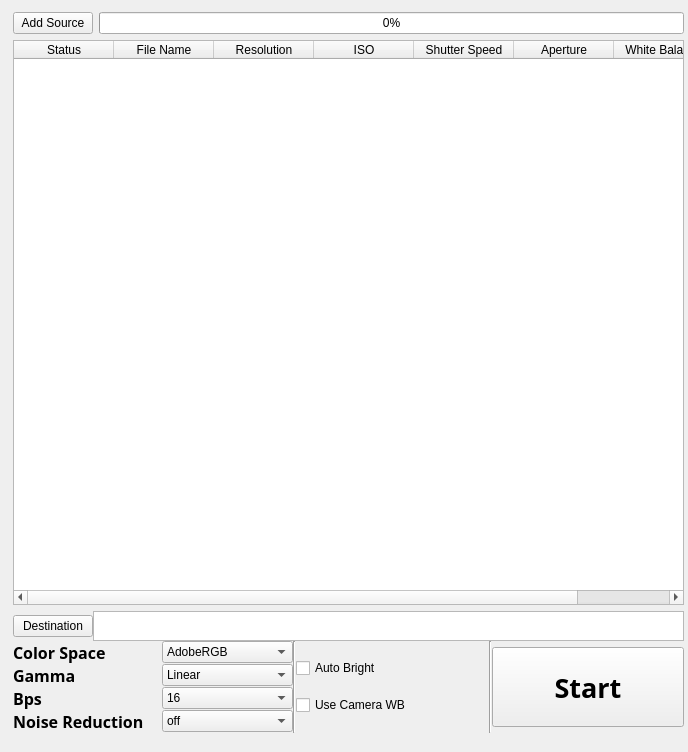
<?xml version="1.0" encoding="UTF-8"?>
<ui version="4.0">
 <class>MainWindow</class>
 <widget class="QWidget" name="MainWindow">
  <property name="geometry">
   <rect>
    <x>0</x>
    <y>0</y>
    <width>688</width>
    <height>752</height>
   </rect>
  </property>
  <property name="windowTitle">
   <string>UltraRawConverter-0.0.2-Beta</string>
  </property>
  <widget class="QWidget" name="">
   <property name="geometry">
    <rect>
     <x>13</x>
     <y>12</y>
     <width>671</width>
     <height>721</height>
    </rect>
   </property>
   <layout class="QVBoxLayout" name="verticalLayout_4" stretch="100,0">
    <item>
     <layout class="QVBoxLayout" name="verticalLayout_3">
      <item>
       <layout class="QHBoxLayout" name="horizontalLayout_3">
        <item>
         <widget class="QPushButton" name="pushButton_AddSource">
          <property name="text">
           <string>Add Source</string>
          </property>
         </widget>
        </item>
        <item>
         <widget class="QProgressBar" name="progressBar">
          <property name="value">
           <number>0</number>
          </property>
         </widget>
        </item>
       </layout>
      </item>
      <item>
       <widget class="QTableWidget" name="tableWidget">
        <column>
         <property name="text">
          <string>Status</string>
         </property>
         <property name="textAlignment">
          <set>AlignCenter</set>
         </property>
        </column>
        <column>
         <property name="text">
          <string>File Name</string>
         </property>
         <property name="textAlignment">
          <set>AlignCenter</set>
         </property>
        </column>
        <column>
         <property name="text">
          <string>Resolution</string>
         </property>
         <property name="textAlignment">
          <set>AlignCenter</set>
         </property>
        </column>
        <column>
         <property name="text">
          <string>ISO</string>
         </property>
         <property name="textAlignment">
          <set>AlignCenter</set>
         </property>
        </column>
        <column>
         <property name="text">
          <string>Shutter Speed</string>
         </property>
         <property name="textAlignment">
          <set>AlignCenter</set>
         </property>
        </column>
        <column>
         <property name="text">
          <string>Aperture</string>
         </property>
         <property name="textAlignment">
          <set>AlignCenter</set>
         </property>
        </column>
        <column>
         <property name="text">
          <string>White Balance</string>
         </property>
         <property name="font">
          <font>
           <kerning>true</kerning>
          </font>
         </property>
         <property name="textAlignment">
          <set>AlignCenter</set>
         </property>
        </column>
       </widget>
      </item>
     </layout>
    </item>
    <item>
     <layout class="QVBoxLayout" name="verticalLayout_2">
      <property name="spacing">
       <number>0</number>
      </property>
      <item>
       <layout class="QHBoxLayout" name="horizontalLayout">
        <item>
         <widget class="QPushButton" name="pushButton_Destination">
          <property name="text">
           <string>Destination</string>
          </property>
         </widget>
        </item>
        <item>
         <widget class="QTextBrowser" name="textBrowser_Destination">
          <property name="maximumSize">
           <size>
            <width>16777215</width>
            <height>30</height>
           </size>
          </property>
         </widget>
        </item>
       </layout>
      </item>
      <item>
       <layout class="QHBoxLayout" name="horizontalLayout_2">
        <item>
         <layout class="QGridLayout" name="gridLayout">
          <property name="horizontalSpacing">
           <number>18</number>
          </property>
          <item row="2" column="0">
           <widget class="QLabel" name="label_Bps">
            <property name="font">
             <font>
              <family>DIN Condensed</family>
              <pointsize>12</pointsize>
              <weight>75</weight>
              <bold>true</bold>
             </font>
            </property>
            <property name="text">
             <string>Bps</string>
            </property>
           </widget>
          </item>
          <item row="2" column="1">
           <widget class="QComboBox" name="comboBox_Bps">
            <item>
             <property name="text">
              <string>16</string>
             </property>
            </item>
            <item>
             <property name="text">
              <string>8</string>
             </property>
            </item>
           </widget>
          </item>
          <item row="0" column="0">
           <widget class="QLabel" name="label_ColorSpace">
            <property name="font">
             <font>
              <family>DIN Condensed</family>
              <pointsize>12</pointsize>
              <weight>75</weight>
              <bold>true</bold>
             </font>
            </property>
            <property name="text">
             <string>Color Space</string>
            </property>
           </widget>
          </item>
          <item row="0" column="1">
           <widget class="QComboBox" name="comboBox_ColorSpace">
            <item>
             <property name="text">
              <string>AdobeRGB</string>
             </property>
            </item>
            <item>
             <property name="text">
              <string>ProPhoto</string>
             </property>
            </item>
            <item>
             <property name="text">
              <string>Wide Color Gamut</string>
             </property>
            </item>
            <item>
             <property name="text">
              <string>XYZ</string>
             </property>
            </item>
            <item>
             <property name="text">
              <string>raw</string>
             </property>
            </item>
            <item>
             <property name="text">
              <string>sRGB</string>
             </property>
            </item>
           </widget>
          </item>
          <item row="1" column="0">
           <widget class="QLabel" name="label_Gamma">
            <property name="font">
             <font>
              <family>DIN Condensed</family>
              <pointsize>12</pointsize>
              <weight>75</weight>
              <bold>true</bold>
             </font>
            </property>
            <property name="text">
             <string>Gamma</string>
            </property>
           </widget>
          </item>
          <item row="1" column="1">
           <widget class="QComboBox" name="comboBox_Gamma">
            <item>
             <property name="text">
              <string>Linear</string>
             </property>
            </item>
            <item>
             <property name="text">
              <string>BT.709</string>
             </property>
            </item>
           </widget>
          </item>
          <item row="3" column="0">
           <widget class="QLabel" name="label_NoiseReduction">
            <property name="font">
             <font>
              <family>DIN Condensed</family>
              <pointsize>12</pointsize>
              <weight>75</weight>
              <bold>true</bold>
             </font>
            </property>
            <property name="text">
             <string>Noise Reduction</string>
            </property>
           </widget>
          </item>
          <item row="3" column="1">
           <widget class="QComboBox" name="comboBox_NoiseReduction">
            <item>
             <property name="text">
              <string>off</string>
             </property>
            </item>
            <item>
             <property name="text">
              <string>Light</string>
             </property>
            </item>
            <item>
             <property name="text">
              <string>Full</string>
             </property>
            </item>
           </widget>
          </item>
         </layout>
        </item>
        <item>
         <widget class="Line" name="line_2">
          <property name="orientation">
           <enum>Qt::Vertical</enum>
          </property>
         </widget>
        </item>
        <item>
         <layout class="QVBoxLayout" name="verticalLayout">
          <item>
           <widget class="QCheckBox" name="checkBox_AutoBright">
            <property name="text">
             <string>Auto Bright</string>
            </property>
           </widget>
          </item>
          <item>
           <widget class="QCheckBox" name="checkBox_UseCameraWB">
            <property name="text">
             <string>Use Camera WB</string>
            </property>
           </widget>
          </item>
         </layout>
        </item>
        <item>
         <widget class="Line" name="line">
          <property name="orientation">
           <enum>Qt::Vertical</enum>
          </property>
         </widget>
        </item>
        <item>
         <widget class="QPushButton" name="Button_Start">
          <property name="minimumSize">
           <size>
            <width>100</width>
            <height>80</height>
           </size>
          </property>
          <property name="font">
           <font>
            <family>DIN Condensed</family>
            <pointsize>20</pointsize>
            <weight>75</weight>
            <bold>true</bold>
           </font>
          </property>
          <property name="text">
           <string>Start</string>
          </property>
         </widget>
        </item>
       </layout>
      </item>
     </layout>
    </item>
   </layout>
  </widget>
 </widget>
 <tabstops>
  <tabstop>pushButton_AddSource</tabstop>
  <tabstop>textBrowser_Destination</tabstop>
  <tabstop>comboBox_ColorSpace</tabstop>
  <tabstop>comboBox_Gamma</tabstop>
  <tabstop>comboBox_Bps</tabstop>
  <tabstop>comboBox_NoiseReduction</tabstop>
  <tabstop>checkBox_AutoBright</tabstop>
  <tabstop>checkBox_UseCameraWB</tabstop>
  <tabstop>pushButton_Destination</tabstop>
  <tabstop>tableWidget</tabstop>
  <tabstop>Button_Start</tabstop>
 </tabstops>
 <resources/>
 <connections/>
</ui>
